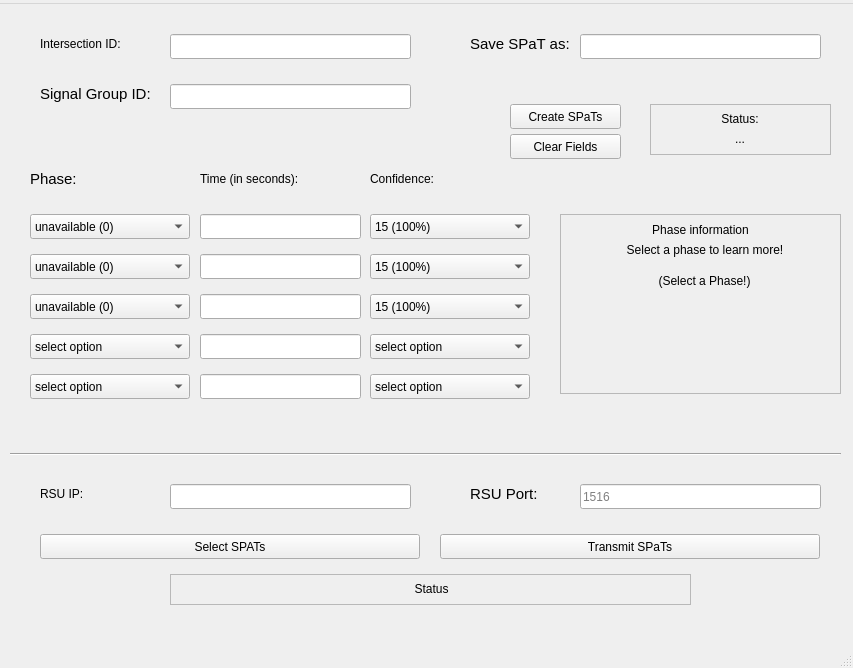
 <widget class="QMainWindow" name="UIWindowSPaTGenerator">
  <property name="geometry">
   <rect>
    <x>0</x>
    <y>0</y>
    <width>853</width>
    <height>668</height>
   </rect>
  </property>
  <property name="windowTitle">
   <string>UI Window SPaT Generator</string>
  </property>
  <property name="inputMethodHints">
   <set>Qt::ImhNone</set>
  </property>
  <widget class="QWidget" name="centralwidget">
   <widget class="QLabel" name="TimeLabel">
    <property name="geometry">
     <rect>
      <x>200</x>
      <y>150</y>
      <width>141</width>
      <height>50</height>
     </rect>
    </property>
    <property name="styleSheet">
     <string notr="true">font: 11pt &quot;Ubuntu&quot;;</string>
    </property>
    <property name="text">
     <string>Time (in seconds):</string>
    </property>
   </widget>
   <widget class="QLabel" name="ConfidenceLabel">
    <property name="geometry">
     <rect>
      <x>370</x>
      <y>150</y>
      <width>91</width>
      <height>50</height>
     </rect>
    </property>
    <property name="styleSheet">
     <string notr="true">font: 11pt &quot;Ubuntu&quot;;</string>
    </property>
    <property name="text">
     <string>Confidence:</string>
    </property>
   </widget>
   <widget class="QLabel" name="IDLabel">
    <property name="geometry">
     <rect>
      <x>40</x>
      <y>30</y>
      <width>121</width>
      <height>20</height>
     </rect>
    </property>
    <property name="styleSheet">
     <string notr="true">font: 11pt &quot;Ubuntu&quot;;</string>
    </property>
    <property name="text">
     <string>Intersection ID:</string>
    </property>
   </widget>
   <widget class="QLabel" name="phaseInfoLabel">
    <property name="geometry">
     <rect>
      <x>630</x>
      <y>210</y>
      <width>141</width>
      <height>31</height>
     </rect>
    </property>
    <property name="styleSheet">
     <string notr="true">font: 11pt &quot;Ubuntu&quot;;</string>
    </property>
    <property name="text">
     <string>Phase information</string>
    </property>
    <property name="alignment">
     <set>Qt::AlignCenter</set>
    </property>
   </widget>
   <widget class="QLabel" name="phaseInfoChange">
    <property name="geometry">
     <rect>
      <x>579</x>
      <y>270</y>
      <width>251</width>
      <height>111</height>
     </rect>
    </property>
    <property name="styleSheet">
     <string notr="true">font: 11pt &quot;Ubuntu&quot;;</string>
    </property>
    <property name="text">
     <string>(Select a Phase!)</string>
    </property>
    <property name="alignment">
     <set>Qt::AlignHCenter|Qt::AlignTop</set>
    </property>
   </widget>
   <widget class="QLabel" name="label">
    <property name="geometry">
     <rect>
      <x>590</x>
      <y>230</y>
      <width>230</width>
      <height>31</height>
     </rect>
    </property>
    <property name="styleSheet">
     <string notr="true">font: 11pt &quot;Ubuntu&quot;;</string>
    </property>
    <property name="text">
     <string>Select a phase to learn more!</string>
    </property>
    <property name="alignment">
     <set>Qt::AlignCenter</set>
    </property>
   </widget>
   <widget class="QLabel" name="label_2">
    <property name="geometry">
     <rect>
      <x>30</x>
      <y>160</y>
      <width>51</width>
      <height>30</height>
     </rect>
    </property>
    <property name="font">
     <font>
      <family>Ubuntu</family>
      <pointsize>11</pointsize>
      <weight>50</weight>
      <italic>false</italic>
      <bold>false</bold>
     </font>
    </property>
    <property name="styleSheet">
     <string notr="true">font: 11pt &quot;Ubuntu&quot;;</string>
    </property>
    <property name="text">
     <string>Phase:</string>
    </property>
   </widget>
   <widget class="QLabel" name="label_3">
    <property name="geometry">
     <rect>
      <x>40</x>
      <y>80</y>
      <width>131</width>
      <height>20</height>
     </rect>
    </property>
    <property name="font">
     <font>
      <family>Ubuntu</family>
      <pointsize>11</pointsize>
      <weight>50</weight>
      <italic>false</italic>
      <bold>false</bold>
     </font>
    </property>
    <property name="styleSheet">
     <string notr="true">font: 11pt &quot;Ubuntu&quot;;</string>
    </property>
    <property name="text">
     <string>Signal Group ID:</string>
    </property>
   </widget>
   <widget class="QLabel" name="label_5">
    <property name="geometry">
     <rect>
      <x>470</x>
      <y>30</y>
      <width>101</width>
      <height>20</height>
     </rect>
    </property>
    <property name="font">
     <font>
      <family>Ubuntu</family>
      <pointsize>11</pointsize>
      <weight>50</weight>
      <italic>false</italic>
      <bold>false</bold>
     </font>
    </property>
    <property name="styleSheet">
     <string notr="true">font: 11pt &quot;Ubuntu&quot;;</string>
    </property>
    <property name="text">
     <string>Save SPaT as:</string>
    </property>
   </widget>
   <widget class="QPushButton" name="selectSPaTsButton">
    <property name="geometry">
     <rect>
      <x>40</x>
      <y>530</y>
      <width>380</width>
      <height>25</height>
     </rect>
    </property>
    <property name="styleSheet">
     <string notr="true">font: 11pt &quot;Ubuntu&quot;;</string>
    </property>
    <property name="text">
     <string>Select SPATs</string>
    </property>
   </widget>
   <widget class="QLineEdit" name="intersectionIDInput">
    <property name="geometry">
     <rect>
      <x>170</x>
      <y>30</y>
      <width>241</width>
      <height>25</height>
     </rect>
    </property>
   </widget>
   <widget class="QLineEdit" name="signalGroupIDInput">
    <property name="geometry">
     <rect>
      <x>170</x>
      <y>80</y>
      <width>241</width>
      <height>25</height>
     </rect>
    </property>
   </widget>
   <widget class="QLineEdit" name="filenameInput">
    <property name="geometry">
     <rect>
      <x>580</x>
      <y>30</y>
      <width>241</width>
      <height>25</height>
     </rect>
    </property>
   </widget>
   <widget class="QComboBox" name="phaseItem1">
    <property name="geometry">
     <rect>
      <x>30</x>
      <y>210</y>
      <width>160</width>
      <height>25</height>
     </rect>
    </property>
    <item>
     <property name="text">
      <string>unavailable (0)</string>
     </property>
    </item>
    <item>
     <property name="text">
      <string>dark (1)</string>
     </property>
    </item>
    <item>
     <property name="text">
      <string>stop-Then-Proceed (2)</string>
     </property>
    </item>
    <item>
     <property name="text">
      <string>stop-And-Remain (3)</string>
     </property>
    </item>
    <item>
     <property name="text">
      <string>pre-Movement (4)</string>
     </property>
    </item>
    <item>
     <property name="text">
      <string>permissive-Movement-Allowed (5)</string>
     </property>
    </item>
    <item>
     <property name="text">
      <string>protected-Movement-Allowed (6)</string>
     </property>
    </item>
    <item>
     <property name="text">
      <string>permissive-clearance (7)</string>
     </property>
    </item>
    <item>
     <property name="text">
      <string>protected-clearance (8)</string>
     </property>
    </item>
    <item>
     <property name="text">
      <string>caution-Conflicting-Traffic (9)</string>
     </property>
    </item>
   </widget>
   <widget class="QLineEdit" name="lineEdit_6">
    <property name="geometry">
     <rect>
      <x>200</x>
      <y>210</y>
      <width>161</width>
      <height>25</height>
     </rect>
    </property>
   </widget>
   <widget class="QLineEdit" name="lineEdit_7">
    <property name="geometry">
     <rect>
      <x>200</x>
      <y>250</y>
      <width>161</width>
      <height>25</height>
     </rect>
    </property>
   </widget>
   <widget class="QLineEdit" name="lineEdit_8">
    <property name="geometry">
     <rect>
      <x>200</x>
      <y>290</y>
      <width>161</width>
      <height>25</height>
     </rect>
    </property>
   </widget>
   <widget class="QLineEdit" name="lineEdit_9">
    <property name="geometry">
     <rect>
      <x>200</x>
      <y>330</y>
      <width>161</width>
      <height>25</height>
     </rect>
    </property>
   </widget>
   <widget class="QLineEdit" name="lineEdit_10">
    <property name="geometry">
     <rect>
      <x>200</x>
      <y>370</y>
      <width>161</width>
      <height>25</height>
     </rect>
    </property>
   </widget>
   <widget class="QComboBox" name="phaseItem2">
    <property name="geometry">
     <rect>
      <x>30</x>
      <y>250</y>
      <width>160</width>
      <height>25</height>
     </rect>
    </property>
    <item>
     <property name="text">
      <string>unavailable (0)</string>
     </property>
    </item>
    <item>
     <property name="text">
      <string>dark (1)</string>
     </property>
    </item>
    <item>
     <property name="text">
      <string>stop-Then-Proceed (2)</string>
     </property>
    </item>
    <item>
     <property name="text">
      <string>stop-And-Remain (3)</string>
     </property>
    </item>
    <item>
     <property name="text">
      <string>pre-Movement (4)</string>
     </property>
    </item>
    <item>
     <property name="text">
      <string>permissive-Movement-Allowed (5)</string>
     </property>
    </item>
    <item>
     <property name="text">
      <string>protected-Movement-Allowed (6)</string>
     </property>
    </item>
    <item>
     <property name="text">
      <string>permissive-clearance (7)</string>
     </property>
    </item>
    <item>
     <property name="text">
      <string>protected-clearance (8)</string>
     </property>
    </item>
    <item>
     <property name="text">
      <string>caution-Conflicting-Traffic (9)</string>
     </property>
    </item>
   </widget>
   <widget class="QComboBox" name="phaseItem3">
    <property name="geometry">
     <rect>
      <x>30</x>
      <y>290</y>
      <width>160</width>
      <height>25</height>
     </rect>
    </property>
    <item>
     <property name="text">
      <string>unavailable (0)</string>
     </property>
    </item>
    <item>
     <property name="text">
      <string>dark (1)</string>
     </property>
    </item>
    <item>
     <property name="text">
      <string>stop-Then-Proceed (2)</string>
     </property>
    </item>
    <item>
     <property name="text">
      <string>stop-And-Remain (3)</string>
     </property>
    </item>
    <item>
     <property name="text">
      <string>pre-Movement (4)</string>
     </property>
    </item>
    <item>
     <property name="text">
      <string>permissive-Movement-Allowed (5)</string>
     </property>
    </item>
    <item>
     <property name="text">
      <string>protected-Movement-Allowed (6)</string>
     </property>
    </item>
    <item>
     <property name="text">
      <string>permissive-clearance (7)</string>
     </property>
    </item>
    <item>
     <property name="text">
      <string>protected-clearance (8)</string>
     </property>
    </item>
    <item>
     <property name="text">
      <string>caution-Conflicting-Traffic (9)</string>
     </property>
    </item>
   </widget>
   <widget class="QComboBox" name="phaseItem4">
    <property name="geometry">
     <rect>
      <x>30</x>
      <y>330</y>
      <width>160</width>
      <height>25</height>
     </rect>
    </property>
    <item>
     <property name="text">
      <string>select option</string>
     </property>
    </item>
    <item>
     <property name="text">
      <string>unavailable (0)</string>
     </property>
    </item>
    <item>
     <property name="text">
      <string>dark (1)</string>
     </property>
    </item>
    <item>
     <property name="text">
      <string>stop-Then-Proceed (2)</string>
     </property>
    </item>
    <item>
     <property name="text">
      <string>stop-And-Remain (3)</string>
     </property>
    </item>
    <item>
     <property name="text">
      <string>pre-Movement (4)</string>
     </property>
    </item>
    <item>
     <property name="text">
      <string>permissive-Movement-Allowed (5)</string>
     </property>
    </item>
    <item>
     <property name="text">
      <string>protected-Movement-Allowed (6)</string>
     </property>
    </item>
    <item>
     <property name="text">
      <string>permissive-clearance (7)</string>
     </property>
    </item>
    <item>
     <property name="text">
      <string>protected-clearance (8)</string>
     </property>
    </item>
    <item>
     <property name="text">
      <string>caution-Conflicting-Traffic (9)</string>
     </property>
    </item>
   </widget>
   <widget class="QComboBox" name="phaseItem5">
    <property name="geometry">
     <rect>
      <x>30</x>
      <y>370</y>
      <width>160</width>
      <height>25</height>
     </rect>
    </property>
    <item>
     <property name="text">
      <string>select option</string>
     </property>
    </item>
    <item>
     <property name="text">
      <string>unavailable (0)</string>
     </property>
    </item>
    <item>
     <property name="text">
      <string>dark (1)</string>
     </property>
    </item>
    <item>
     <property name="text">
      <string>stop-Then-Proceed (2)</string>
     </property>
    </item>
    <item>
     <property name="text">
      <string>stop-And-Remain (3)</string>
     </property>
    </item>
    <item>
     <property name="text">
      <string>pre-Movement (4)</string>
     </property>
    </item>
    <item>
     <property name="text">
      <string>permissive-Movement-Allowed (5)</string>
     </property>
    </item>
    <item>
     <property name="text">
      <string>protected-Movement-Allowed (6)</string>
     </property>
    </item>
    <item>
     <property name="text">
      <string>permissive-clearance (7)</string>
     </property>
    </item>
    <item>
     <property name="text">
      <string>protected-clearance (8)</string>
     </property>
    </item>
    <item>
     <property name="text">
      <string>caution-Conflicting-Traffic (9)</string>
     </property>
    </item>
   </widget>
   <widget class="QComboBox" name="confidenceItem1">
    <property name="geometry">
     <rect>
      <x>370</x>
      <y>210</y>
      <width>160</width>
      <height>25</height>
     </rect>
    </property>
    <property name="currentIndex">
     <number>15</number>
    </property>
    <item>
     <property name="text">
      <string>0 (21%)</string>
     </property>
    </item>
    <item>
     <property name="text">
      <string>1 (36%)</string>
     </property>
    </item>
    <item>
     <property name="text">
      <string>2 (47%)</string>
     </property>
    </item>
    <item>
     <property name="text">
      <string>3 (56%)</string>
     </property>
    </item>
    <item>
     <property name="text">
      <string>4 (62%)</string>
     </property>
    </item>
    <item>
     <property name="text">
      <string>5 (68%)</string>
     </property>
    </item>
    <item>
     <property name="text">
      <string>6 (73%)</string>
     </property>
    </item>
    <item>
     <property name="text">
      <string>7 (77%)</string>
     </property>
    </item>
    <item>
     <property name="text">
      <string>8 (81%)</string>
     </property>
    </item>
    <item>
     <property name="text">
      <string>9 (85%)</string>
     </property>
    </item>
    <item>
     <property name="text">
      <string>10 (88%)</string>
     </property>
    </item>
    <item>
     <property name="text">
      <string>11 (91%)</string>
     </property>
    </item>
    <item>
     <property name="text">
      <string>12 (94%)</string>
     </property>
    </item>
    <item>
     <property name="text">
      <string>13 (96%)</string>
     </property>
    </item>
    <item>
     <property name="text">
      <string>14 (98%)</string>
     </property>
    </item>
    <item>
     <property name="text">
      <string>15 (100%)</string>
     </property>
    </item>
   </widget>
   <widget class="QComboBox" name="confidenceItem2">
    <property name="geometry">
     <rect>
      <x>370</x>
      <y>250</y>
      <width>160</width>
      <height>25</height>
     </rect>
    </property>
    <property name="currentIndex">
     <number>15</number>
    </property>
    <item>
     <property name="text">
      <string>0 (21%)</string>
     </property>
    </item>
    <item>
     <property name="text">
      <string>1 (36%)</string>
     </property>
    </item>
    <item>
     <property name="text">
      <string>2 (47%)</string>
     </property>
    </item>
    <item>
     <property name="text">
      <string>3 (56%)</string>
     </property>
    </item>
    <item>
     <property name="text">
      <string>4 (62%)</string>
     </property>
    </item>
    <item>
     <property name="text">
      <string>5 (68%)</string>
     </property>
    </item>
    <item>
     <property name="text">
      <string>6 (73%)</string>
     </property>
    </item>
    <item>
     <property name="text">
      <string>7 (77%)</string>
     </property>
    </item>
    <item>
     <property name="text">
      <string>8 (81%)</string>
     </property>
    </item>
    <item>
     <property name="text">
      <string>9 (85%)</string>
     </property>
    </item>
    <item>
     <property name="text">
      <string>10 (88%)</string>
     </property>
    </item>
    <item>
     <property name="text">
      <string>11 (91%)</string>
     </property>
    </item>
    <item>
     <property name="text">
      <string>12 (94%)</string>
     </property>
    </item>
    <item>
     <property name="text">
      <string>13 (96%)</string>
     </property>
    </item>
    <item>
     <property name="text">
      <string>14 (98%)</string>
     </property>
    </item>
    <item>
     <property name="text">
      <string>15 (100%)</string>
     </property>
    </item>
   </widget>
   <widget class="QComboBox" name="confidenceItem4">
    <property name="geometry">
     <rect>
      <x>370</x>
      <y>330</y>
      <width>160</width>
      <height>25</height>
     </rect>
    </property>
    <item>
     <property name="text">
      <string>select option</string>
     </property>
    </item>
    <item>
     <property name="text">
      <string>0 (21%)</string>
     </property>
    </item>
    <item>
     <property name="text">
      <string>1 (36%)</string>
     </property>
    </item>
    <item>
     <property name="text">
      <string>2 (47%)</string>
     </property>
    </item>
    <item>
     <property name="text">
      <string>3 (56%)</string>
     </property>
    </item>
    <item>
     <property name="text">
      <string>4 (62%)</string>
     </property>
    </item>
    <item>
     <property name="text">
      <string>5 (68%)</string>
     </property>
    </item>
    <item>
     <property name="text">
      <string>6 (73%)</string>
     </property>
    </item>
    <item>
     <property name="text">
      <string>7 (77%)</string>
     </property>
    </item>
    <item>
     <property name="text">
      <string>8 (81%)</string>
     </property>
    </item>
    <item>
     <property name="text">
      <string>9 (85%)</string>
     </property>
    </item>
    <item>
     <property name="text">
      <string>10 (88%)</string>
     </property>
    </item>
    <item>
     <property name="text">
      <string>11 (91%)</string>
     </property>
    </item>
    <item>
     <property name="text">
      <string>12 (94%)</string>
     </property>
    </item>
    <item>
     <property name="text">
      <string>13 (96%)</string>
     </property>
    </item>
    <item>
     <property name="text">
      <string>14 (98%)</string>
     </property>
    </item>
    <item>
     <property name="text">
      <string>15 (100%)</string>
     </property>
    </item>
   </widget>
   <widget class="QComboBox" name="confidenceItem3">
    <property name="geometry">
     <rect>
      <x>370</x>
      <y>290</y>
      <width>160</width>
      <height>25</height>
     </rect>
    </property>
    <property name="currentIndex">
     <number>15</number>
    </property>
    <item>
     <property name="text">
      <string>0 (21%)</string>
     </property>
    </item>
    <item>
     <property name="text">
      <string>1 (36%)</string>
     </property>
    </item>
    <item>
     <property name="text">
      <string>2 (47%)</string>
     </property>
    </item>
    <item>
     <property name="text">
      <string>3 (56%)</string>
     </property>
    </item>
    <item>
     <property name="text">
      <string>4 (62%)</string>
     </property>
    </item>
    <item>
     <property name="text">
      <string>5 (68%)</string>
     </property>
    </item>
    <item>
     <property name="text">
      <string>6 (73%)</string>
     </property>
    </item>
    <item>
     <property name="text">
      <string>7 (77%)</string>
     </property>
    </item>
    <item>
     <property name="text">
      <string>8 (81%)</string>
     </property>
    </item>
    <item>
     <property name="text">
      <string>9 (85%)</string>
     </property>
    </item>
    <item>
     <property name="text">
      <string>10 (88%)</string>
     </property>
    </item>
    <item>
     <property name="text">
      <string>11 (91%)</string>
     </property>
    </item>
    <item>
     <property name="text">
      <string>12 (94%)</string>
     </property>
    </item>
    <item>
     <property name="text">
      <string>13 (96%)</string>
     </property>
    </item>
    <item>
     <property name="text">
      <string>14 (98%)</string>
     </property>
    </item>
    <item>
     <property name="text">
      <string>15 (100%)</string>
     </property>
    </item>
   </widget>
   <widget class="QComboBox" name="confidenceItem5">
    <property name="geometry">
     <rect>
      <x>370</x>
      <y>370</y>
      <width>160</width>
      <height>25</height>
     </rect>
    </property>
    <item>
     <property name="text">
      <string>select option</string>
     </property>
    </item>
    <item>
     <property name="text">
      <string>0 (21%)</string>
     </property>
    </item>
    <item>
     <property name="text">
      <string>1 (36%)</string>
     </property>
    </item>
    <item>
     <property name="text">
      <string>2 (47%)</string>
     </property>
    </item>
    <item>
     <property name="text">
      <string>3 (56%)</string>
     </property>
    </item>
    <item>
     <property name="text">
      <string>4 (62%)</string>
     </property>
    </item>
    <item>
     <property name="text">
      <string>5 (68%)</string>
     </property>
    </item>
    <item>
     <property name="text">
      <string>6 (73%)</string>
     </property>
    </item>
    <item>
     <property name="text">
      <string>7 (77%)</string>
     </property>
    </item>
    <item>
     <property name="text">
      <string>8 (81%)</string>
     </property>
    </item>
    <item>
     <property name="text">
      <string>9 (85%)</string>
     </property>
    </item>
    <item>
     <property name="text">
      <string>10 (88%)</string>
     </property>
    </item>
    <item>
     <property name="text">
      <string>11 (91%)</string>
     </property>
    </item>
    <item>
     <property name="text">
      <string>12 (94%)</string>
     </property>
    </item>
    <item>
     <property name="text">
      <string>13 (96%)</string>
     </property>
    </item>
    <item>
     <property name="text">
      <string>14 (98%)</string>
     </property>
    </item>
    <item>
     <property name="text">
      <string>15 (100%)</string>
     </property>
    </item>
   </widget>
   <widget class="QPushButton" name="createSPaTButton">
    <property name="geometry">
     <rect>
      <x>510</x>
      <y>100</y>
      <width>111</width>
      <height>25</height>
     </rect>
    </property>
    <property name="styleSheet">
     <string notr="true">font: 11pt &quot;Ubuntu&quot;;</string>
    </property>
    <property name="text">
     <string>Create SPaTs</string>
    </property>
   </widget>
   <widget class="QPushButton" name="clearFieldsButton">
    <property name="geometry">
     <rect>
      <x>510</x>
      <y>130</y>
      <width>111</width>
      <height>25</height>
     </rect>
    </property>
    <property name="styleSheet">
     <string notr="true">font: 11pt &quot;Ubuntu&quot;;</string>
    </property>
    <property name="text">
     <string>Clear Fields</string>
    </property>
   </widget>
   <widget class="QPushButton" name="transmitSPaTsButton">
    <property name="geometry">
     <rect>
      <x>440</x>
      <y>530</y>
      <width>380</width>
      <height>25</height>
     </rect>
    </property>
    <property name="styleSheet">
     <string notr="true">font: 11pt &quot;Ubuntu&quot;;</string>
    </property>
    <property name="text">
     <string>Transmit SPaTs</string>
    </property>
   </widget>
   <widget class="QLineEdit" name="rsuPortInput">
    <property name="geometry">
     <rect>
      <x>580</x>
      <y>480</y>
      <width>241</width>
      <height>25</height>
     </rect>
    </property>
    <property name="placeholderText">
     <string>1516</string>
    </property>
   </widget>
   <widget class="QLineEdit" name="rsuIPInput">
    <property name="geometry">
     <rect>
      <x>170</x>
      <y>480</y>
      <width>241</width>
      <height>25</height>
     </rect>
    </property>
   </widget>
   <widget class="QLabel" name="IDLabel_2">
    <property name="geometry">
     <rect>
      <x>40</x>
      <y>480</y>
      <width>121</width>
      <height>20</height>
     </rect>
    </property>
    <property name="styleSheet">
     <string notr="true">font: 11pt &quot;Ubuntu&quot;;</string>
    </property>
    <property name="text">
     <string>RSU IP:</string>
    </property>
   </widget>
   <widget class="QLabel" name="label_8">
    <property name="geometry">
     <rect>
      <x>470</x>
      <y>480</y>
      <width>101</width>
      <height>20</height>
     </rect>
    </property>
    <property name="font">
     <font>
      <family>Ubuntu</family>
      <pointsize>11</pointsize>
      <weight>50</weight>
      <italic>false</italic>
      <bold>false</bold>
     </font>
    </property>
    <property name="styleSheet">
     <string notr="true">font: 11pt &quot;Ubuntu&quot;;</string>
    </property>
    <property name="text">
     <string>RSU Port:</string>
    </property>
   </widget>
   <widget class="Line" name="line">
    <property name="geometry">
     <rect>
      <x>10</x>
      <y>440</y>
      <width>831</width>
      <height>20</height>
     </rect>
    </property>
    <property name="orientation">
     <enum>Qt::Horizontal</enum>
    </property>
   </widget>
   <widget class="QFrame" name="frame">
    <property name="geometry">
     <rect>
      <x>650</x>
      <y>100</y>
      <width>181</width>
      <height>51</height>
     </rect>
    </property>
    <property name="frameShape">
     <enum>QFrame::StyledPanel</enum>
    </property>
    <property name="frameShadow">
     <enum>QFrame::Raised</enum>
    </property>
    <widget class="QLabel" name="label_4">
     <property name="geometry">
      <rect>
       <x>40</x>
       <y>0</y>
       <width>100</width>
       <height>30</height>
      </rect>
     </property>
     <property name="text">
      <string>Status:</string>
     </property>
     <property name="alignment">
      <set>Qt::AlignCenter</set>
     </property>
    </widget>
    <widget class="QLabel" name="statusInfoChange">
     <property name="geometry">
      <rect>
       <x>40</x>
       <y>20</y>
       <width>100</width>
       <height>30</height>
      </rect>
     </property>
     <property name="text">
      <string>...</string>
     </property>
     <property name="alignment">
      <set>Qt::AlignCenter</set>
     </property>
    </widget>
   </widget>
   <widget class="QFrame" name="frame_2">
    <property name="geometry">
     <rect>
      <x>560</x>
      <y>210</y>
      <width>281</width>
      <height>180</height>
     </rect>
    </property>
    <property name="frameShape">
     <enum>QFrame::StyledPanel</enum>
    </property>
    <property name="frameShadow">
     <enum>QFrame::Raised</enum>
    </property>
   </widget>
   <widget class="QFrame" name="frame_3">
    <property name="geometry">
     <rect>
      <x>170</x>
      <y>570</y>
      <width>521</width>
      <height>31</height>
     </rect>
    </property>
    <property name="frameShape">
     <enum>QFrame::StyledPanel</enum>
    </property>
    <property name="frameShadow">
     <enum>QFrame::Raised</enum>
    </property>
    <widget class="QLabel" name="label_6">
     <property name="geometry">
      <rect>
       <x>6</x>
       <y>0</y>
       <width>511</width>
       <height>30</height>
      </rect>
     </property>
     <property name="text">
      <string>Status</string>
     </property>
     <property name="alignment">
      <set>Qt::AlignCenter</set>
     </property>
    </widget>
   </widget>
  </widget>
  <widget class="QMenuBar" name="menubar">
   <property name="geometry">
    <rect>
     <x>0</x>
     <y>0</y>
     <width>853</width>
     <height>22</height>
    </rect>
   </property>
   <widget class="QMenu" name="menuUI_for_SPaT_Creation">
    <property name="title">
     <string/>
    </property>
    <addaction name="separator"/>
   </widget>
   <addaction name="menuUI_for_SPaT_Creation"/>
  </widget>
  <widget class="QStatusBar" name="statusbar"/>
 </widget>
